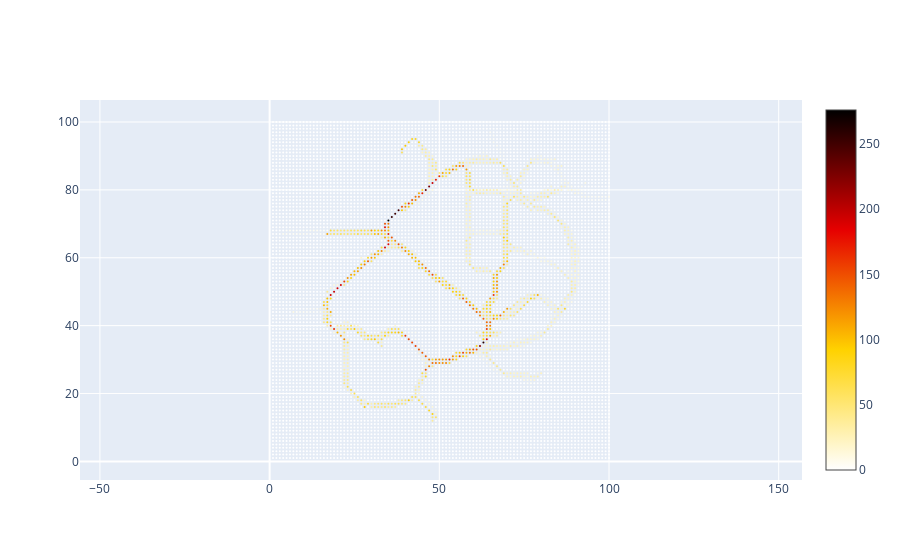

Notebook code for this chart:
### Code cell
grid = places[:,:,130]
nx, ny = grid.shape
x = np.linspace(1, 100, nx)
y = np.linspace(1, 100, ny)
xv, yv = np.meshgrid(x, y)
density = grid.ravel()
xv = xv.ravel()
yv = yv.ravel()
fig = px.scatter( x=yv, y=xv, color=max(density)-density, )
fig2 = go.Figure(go.Scatter(
    x = yv,
    y = xv,
    mode='markers',
    marker=dict(
        size=2,
        color = density, #set color equal to a variable
        colorscale='Hot_r',
        showscale=True
    )
))
fig2.update_yaxes(
    scaleanchor="x",
    scaleratio=1,
)
fig2.show()
# fig.show()

### Figure 1 — Plotly figure (JSON) as saved in the notebook; plotly's stock layout.template omitted (floating-point values rounded to 4 significant figures; data arrays with more than 128 entries replaced by an {"elided": "..."} marker saying what was removed)
{"data": [{"marker": {"color": {"elided": "10000 int values"}, "colorscale": [[0, "rgb(255,255,255)"], [0.3333, "rgb(255,210,0)"], [0.6667, "rgb(230,0,0)"], [1, "rgb(0,0,0)"]], "showscale": true, "size": 2}, "mode": "markers", "type": "scatter", "x": {"elided": "10000 int values"}, "y": {"elided": "10000 int values"}}], "layout": {"yaxis": {"scaleanchor": "x", "scaleratio": 1}}}
